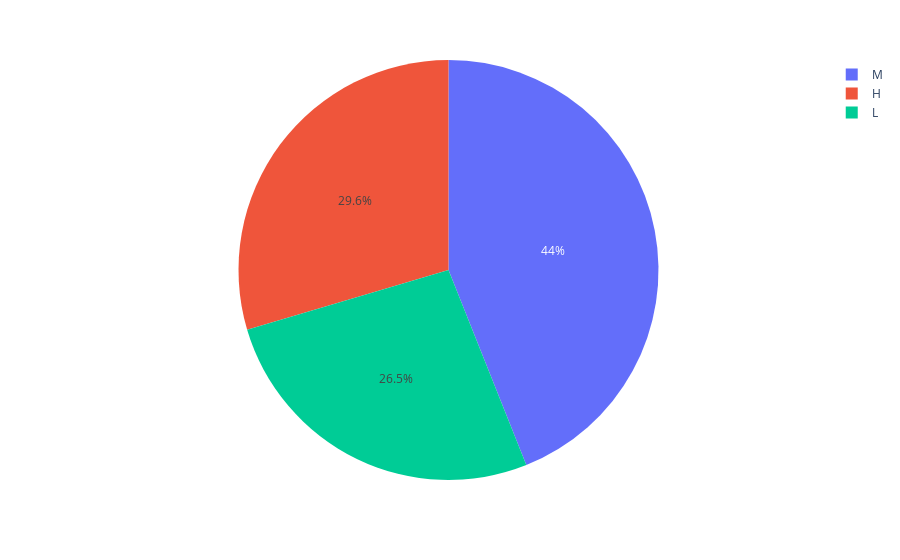

The notebook cell saved with this chart:
### Code cell
import plotly.express as px

fig = px.pie(Student,names='Class',
             color_discrete_map={'High' : 'red',
                                 'Medium' : 'Blue',
                                 'Low' :'Green'})
fig.show()

### Figure 1 — Plotly figure (JSON) as saved in the notebook; plotly's stock layout.template omitted (floating-point values rounded to 4 significant figures; data arrays with more than 128 entries replaced by an {"elided": "..."} marker saying what was removed)
{"data": [{"domain": {"x": [0, 1], "y": [0, 1]}, "hovertemplate": "Class=%{label}<extra></extra>", "labels": {"elided": "480 str values"}, "legendgroup": "", "name": "", "showlegend": true, "type": "pie"}], "layout": {"legend": {"tracegroupgap": 0}, "margin": {"t": 60}}}
